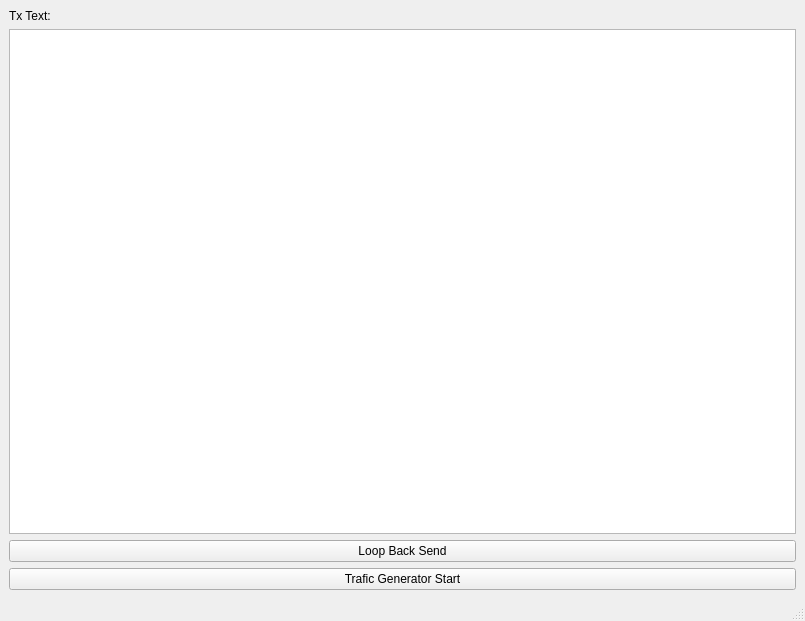
<?xml version="1.0" encoding="UTF-8"?>
<ui version="4.0">
 <class>MainWindow</class>
 <widget class="QMainWindow" name="MainWindow">
  <property name="geometry">
   <rect>
    <x>0</x>
    <y>0</y>
    <width>805</width>
    <height>621</height>
   </rect>
  </property>
  <property name="windowTitle">
   <string>MainWindow</string>
  </property>
  <widget class="QWidget" name="centralwidget">
   <layout class="QHBoxLayout" name="horizontalLayout">
    <item>
     <layout class="QVBoxLayout" name="verticalLayout">
      <item>
       <widget class="QLabel" name="TxLabel">
        <property name="text">
         <string>Tx Text:</string>
        </property>
       </widget>
      </item>
      <item>
       <widget class="QTextBrowser" name="TxTextBrowser">
        <property name="readOnly">
         <bool>false</bool>
        </property>
       </widget>
      </item>
      <item>
       <widget class="QPushButton" name="pushButton_2">
        <property name="text">
         <string>Loop Back Send</string>
        </property>
       </widget>
      </item>
      <item>
       <widget class="QPushButton" name="pushButton">
        <property name="text">
         <string>Trafic Generator Start</string>
        </property>
       </widget>
      </item>
     </layout>
    </item>
   </layout>
  </widget>
  <widget class="QMenuBar" name="menubar">
   <property name="geometry">
    <rect>
     <x>0</x>
     <y>0</y>
     <width>805</width>
     <height>21</height>
    </rect>
   </property>
  </widget>
  <widget class="QStatusBar" name="statusbar"/>
 </widget>
 <resources/>
 <connections/>
</ui>
